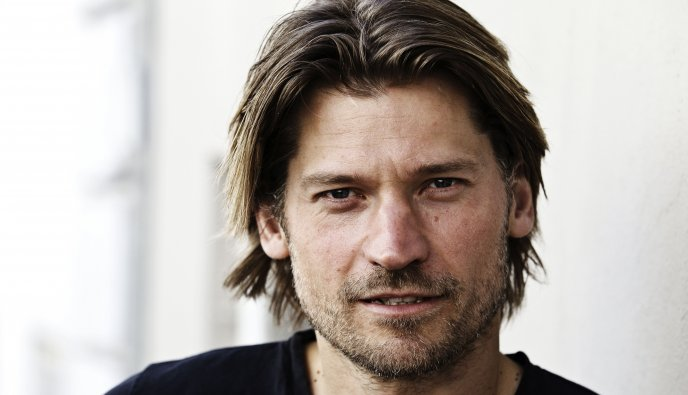
#> input picture src/images/nikolaj-coster-waldau/2.jpg, 688 x 395 px, given in place of cfe-coffee.png, which was not available
$ python watermark_lesson.py
#> lines starting #> are read from the running program, lines starting #| are printed output that depends on the picture; pictures that were not available may be replaced by others from this repository, and a replacement may not be noted
#> further down, logo is the input picture: shape (395, 688, 3); mean B, G, R 167.8, 173.3, 181.2
### src/utils.py
import cv2
import os

# source: https://stackoverflow.com/a/44659589
def image_resize(image, width = None, height = None, inter = cv2.INTER_AREA):
    # initialize the dimensions of the image to be resized and
    # grab the image size
#> called with height = 50, inter = 3
    dim = None
    (h, w) = image.shape[:2]
#> h = 395; w = 688
    # if both the width and height are None, then return the
    # original image
    if width is None and height is None:
        return image
    # check to see if the width is None
    if width is None:
        # calculate the ratio of the height and construct the
        # dimensions
        r = height / float(h)
#> r = 0.127
        dim = (int(w * r), height)
#> dim = (87, 50)
    # otherwise, the height is None
    else:
        # calculate the ratio of the width and construct the
        # dimensions
        r = width / float(w)
        dim = (width, int(h * r))

    # resize the image
    resized = cv2.resize(image, dim, interpolation = inter)
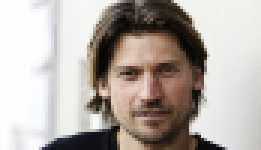
#> resized: shape (50, 87, 3) (shown 3 times larger); mean B, G, R 167.8, 173.4, 181.2
    # return the resized image
    return resized


class CFEVideoConf(object):
    # Standard Video Dimensions Sizes
    STD_DIMENSIONS =  {
        "360p": (480, 360),
        "480p": (640, 480),
        "720p": (1280, 720),
        "1080p": (1920, 1080),
        "4k": (3840, 2160),
    }
    # Video Encoding, might require additional installs
    # Types of Codes: http://www.fourcc.org/codecs.php
    VIDEO_TYPE = {
        'avi': cv2.VideoWriter_fourcc(*'XVID'),
        #'mp4': cv2.VideoWriter_fourcc(*'H264'),
        'mp4': cv2.VideoWriter_fourcc(*'XVID'),
    }

    width           = 640
    height          = 480
    dims            = (640, 480)
    capture         = None
    video_type      = None
    def __init__(self, capture, filepath, res="480p", *args, **kwargs):
        self.capture = capture
        self.filepath = filepath
        self.width, self.height = self.get_dims(res=res)
        self.video_type = self.get_video_type()

    # Set resolution for the video capture
    # Function adapted from https://kirr.co/0l6qmh
    def change_res(self, width, height):
        self.capture.set(3, width)
        self.capture.set(4, height)

    def get_dims(self, res='480p'):
        width, height = self.STD_DIMENSIONS['480p']
        if res in self.STD_DIMENSIONS:
            width, height = self.STD_DIMENSIONS[res]
        self.change_res(width, height)
        self.dims = (width, height)
        return width, height

    def get_video_type(self):
        filename, ext = os.path.splitext(self.filepath)
        if ext in self.VIDEO_TYPE:
          return  self.VIDEO_TYPE[ext]
        return self.VIDEO_TYPE['avi']

### src/lessons/watermark_lesson.py
import numpy as np
import cv2

from utils import CFEVideoConf, image_resize

cap = cv2.VideoCapture(0)

save_path = 'saved-media/watermark.mp4'
frames_per_seconds = 24
config = CFEVideoConf(cap, filepath=save_path, res='720p')
out = cv2.VideoWriter(save_path, config.video_type, frames_per_seconds, config.dims)

img_path = 'images/logo/cfe-coffee.png'
logo = cv2.imread(img_path, -1)
watermark = image_resize(logo, height=50)
#watermark = cv2.cvtColor(watermark, cv2.COLOR_BGR2GRAY)
#watermark = cv2.cvtColor(watermark, cv2.COLOR_GRAY2BGR)
watermark = cv2.cvtColor(watermark, cv2.COLOR_BGR2BGRA)
# grayscale watermark
# cv2.imshow('watermark', watermark)
#print(watermark.shape)

while(True):
    # Capture frame-by-frame
    ret, frame = cap.read()
    frame = cv2.cvtColor(frame, cv2.COLOR_BGR2BGRA)

    # [11 lines of commented-out code are left out]

    frame_h, frame_w, frame_c = frame.shape
#> frame_h = 395; frame_w = 688; frame_c = 4
    #print(frame.shape)

    # overlay with 4 channels BGR and Alpha
    overlay = np.zeros((frame_h, frame_w, 4), dtype='uint8')
    # [4 lines of commented-out code are left out]
    watermark_h, watermark_w, watermark_c = watermark.shape
#> watermark_h = 50; watermark_w = 87; watermark_c = 4
    for i in range(0, watermark_h):
        for j in range(0, watermark_w):
            #print(watermark[i,j])
            if watermark[i,j][3] != 0:
                #watermark[i, j] # RBGA
                offset = 10
                h_offset = frame_h - watermark_h - offset
                w_offset = frame_w - watermark_w - offset
                overlay[h_offset + i, w_offset+ j] = watermark[i,j]
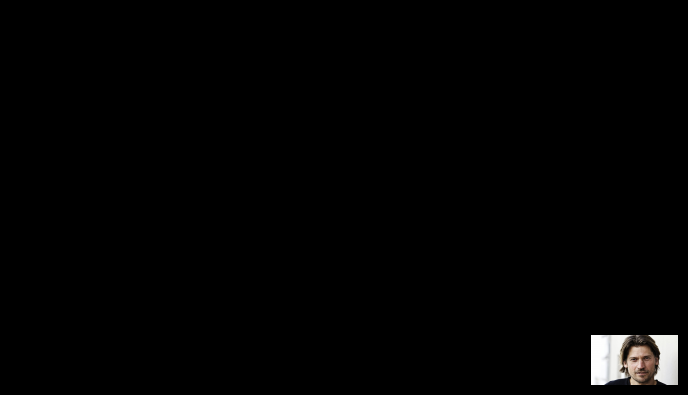
#> overlay: shape (395, 688, 4); mean B, G, R, A 2.7, 2.8, 2.9, 4.1

    cv2.addWeighted(overlay, 0.25, frame, 1.0, 0, frame)
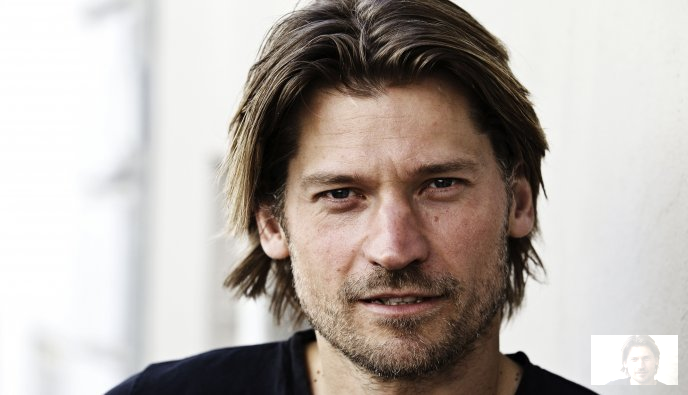
#> frame: shape (395, 688, 4); mean B, G, R, A 168.3, 173.9, 181.8, 255


    #frame.addimage(watermark)
    frame = cv2.cvtColor(frame, cv2.COLOR_BGRA2BGR)
#> frame: shape (395, 688, 3)
    out.write(frame)
    # Display the resulting frame
    cv2.imshow('frame',frame)
    if cv2.waitKey(20) & 0xFF == ord('q'):
#> (key q is pressed here)
        break

# When everything done, release the capture
cap.release()
out.release()
cv2.destroyAllWindows()
